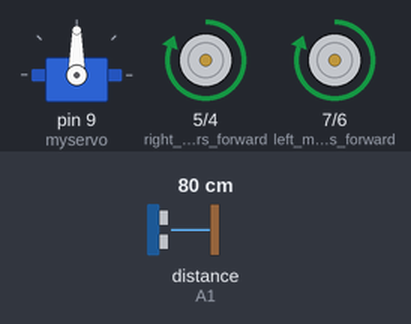
This sketch was run on a simulated Arduino Uno, built with avr-gcc and run on an emulated ATmega328P. On the bench: servo, motor-driver pin pairs drawn as motors (green arrow = first pin HIGH = forward, orange = second pin HIGH = backward, longer = more drive). The test bench sets the inputs (shaded band); at power-on: distance to the obstacle (sensor on A1) 80 cm. The echo pulse lasts 58.3 µs per cm.

Above: at 3.2 s.
3.3 s: distance to the obstacle (sensor on A1) set to 22 cm
4.8 s: distance to the obstacle (sensor on A1) set to 19 cm
At 5.16 s:
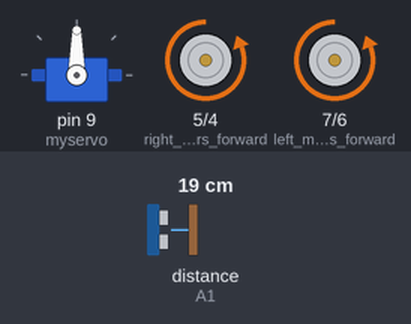
At 6.03 s:
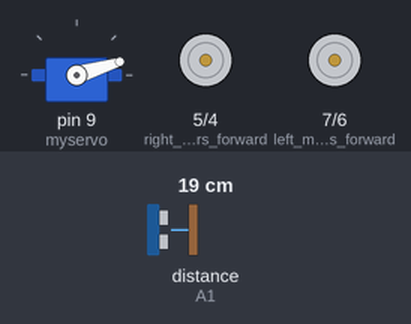
Timing chart, 0 to 13.8 s (numbered marks = the images above; inputs shaded):
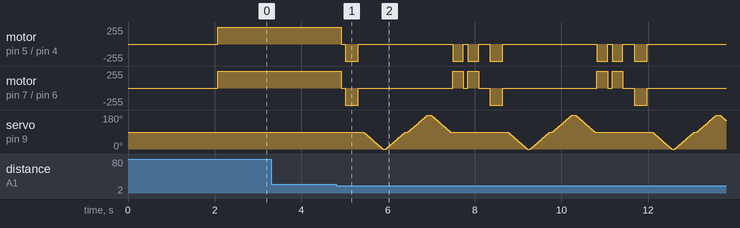

Measured:
- the behaviour switches between 21 and 20 cm on distance to the obstacle (sensor on A1) (found by bisection; images 0 and 1)
- after the input at 3.3 s, every drawn part: stays the same

The sketch:

obstacle_avoid_L298N_CORRECT.ino
```cpp
#include <NewPing.h>
#include <Servo.h>

#define TRIG_PIN A0
#define ECHO_PIN A1
#define MAX_DISTANCE 400

NewPing sonar(TRIG_PIN, ECHO_PIN, MAX_DISTANCE);

Servo myservo;

int distance = 100;
int pos = 0;

void setup() {
  //set up motors
  pinMode(7,OUTPUT);   //left motors forward
  pinMode(6,OUTPUT);   //left motors reverse
  pinMode(5,OUTPUT);   //right motors forward
  pinMode(4,OUTPUT);   //right motors reverse

  // set up servo
  myservo.attach(9);
  myservo.write(90);
  delay(2000);

  distance = readPing();
  delay(60);
}

void loop() {
  int distanceR = 0;
  int distanceL =  0;

  if(distance<=20)
  {
  moveStop();
  delay(100);
  moveBackward();
  delay(300);
  moveStop();
  delay(100);
  distanceR = lookRight();
  delay(50);
  distanceL = lookLeft();
  delay(50);

  if(distanceR>=distanceL)
  {
    if(distanceR<=30 && distanceL<=30) {
      for(int i = 0; i < 2; i++) { // turn around
        turnRight();
        moveStop();
        delay(100);
      }
    } else {
      turnRight();
      moveStop();
      delay(100);
    }
  } else if(distanceR<distanceL)
  {
    if(distanceR<30 && distanceL<=30) { // if both sides are too narrow
      for(int i = 0; i < 2; i++) { // turn around
        turnLeft();
        moveStop();
        delay(100);
      }
    } else {
      turnLeft();
      moveStop();
      delay(100);
    }
  }
} else moveForward();

  distance = readPing();
  delay(60);
}

int lookLeft()
{
  for (pos = 90; pos <= 180; pos += 1) { // goes from 90 degrees to 180 degrees
    // in steps of 1 degree
    myservo.write(pos);              // tell servo to go to position in variable 'pos'
    delay(5);
  }
  int distance = readPing();
  delay(60);

  for (pos = 180; pos >= 90; pos -= 1) { // goes from 180 degrees to 90 degrees
    // in steps of 1 degree
    myservo.write(pos);              // tell servo to go to position in variable 'pos'
    delay(5);
  }
  return distance; // return distance on the left side
}

int lookRight()
{
  for (pos = 90; pos >= 0; pos -= 1) { // goes from 90 degrees to 0 degree
    // in steps of 1 degree
    myservo.write(pos);              // tell servo to go to position in variable 'pos'
    delay(5);
  }
  int distance = readPing();
  delay(60);

  for (pos = 0; pos <= 90; pos += 1) { // goes from 0 degree to 90 degrees
    // in steps of 1 degree
    myservo.write(pos);              // tell servo to go to position in variable 'pos'
    delay(5);
  }
  return distance; // return distance on the right side
}

int readPing() {
  int cm = sonar.ping_cm();
  if(cm==0) // if the measured distance exceeds the measuring limit of the ultrasonic sensor, by default the sonar.ping_cm() function will return a value of 0
  { // Due to the distance of 0 the robot will keep avoiding even when there is nothing in front of it
    cm = MAX_DISTANCE; // To fix this, we set the distance to the pre-defined MAX_DISTANCE of 400 cm
  }
  return cm;
}

void moveStop() {
  digitalWrite(7,LOW);
  digitalWrite(6,LOW);
  digitalWrite(5,LOW);
  digitalWrite(4,LOW);
}

void moveForward() {
  digitalWrite(7,HIGH);
  digitalWrite(5,HIGH);
}

void moveBackward() {
  digitalWrite(6,HIGH);
  digitalWrite(4,HIGH);
}

void turnRight() {
  digitalWrite(7,HIGH);
  digitalWrite(4,HIGH);
  delay(250);
  digitalWrite(7,HIGH);
  digitalWrite(5,HIGH);
}

void turnLeft() {
  digitalWrite(5,HIGH);
  digitalWrite(6,HIGH);
  delay(250);
  digitalWrite(7,HIGH);
  digitalWrite(5,HIGH);
}
```
